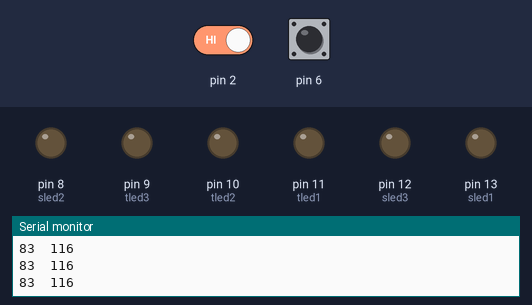
Recording of a sketch running on a simulated Arduino Uno, built with avr-gcc and run on an emulated ATmega328P. Shown: output pins drawn as LEDs (lit = HIGH), the last lines printed to the serial monitor. The test bench sets the inputs (shaded band); at power-on: pin 6 HIGH, pin 2 HIGH.

Above: at 1.2 s.
1.3 s: pin 6 pulled LOW for 1 s
At 3.4 s:
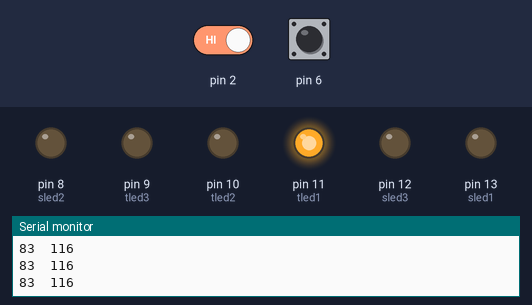
3.8 s: pin 6 pulled LOW for 3.2 s
At 7.5 s:
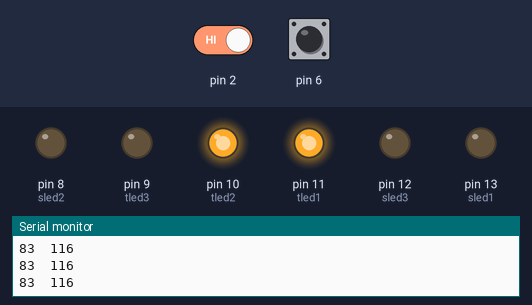
8.5 s: pin 6 pulled LOW for 1 s
At 10.7 s:
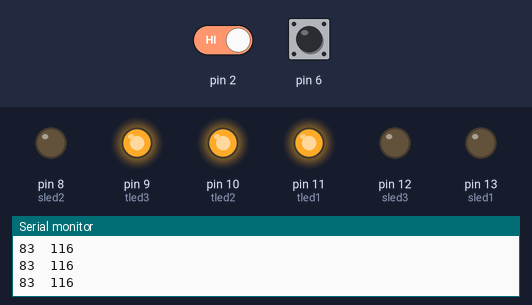
11.0 s: pin 2 driven LOW and pin 6 driven LOW
14.0 s: pin 6 driven HIGH
At 14.7 s:
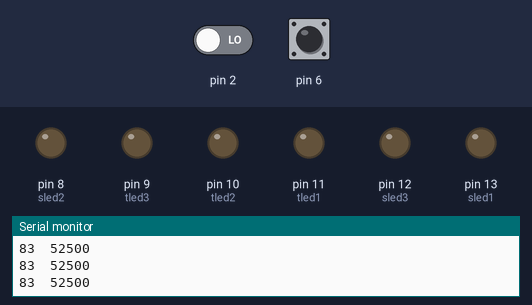
Timing chart, 0 to 16.5 s (numbered marks = the images above; inputs shaded):
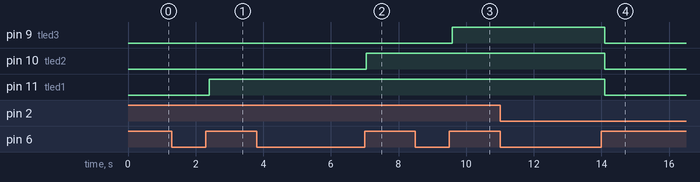

Measured:
- after the input at 1.3 s, pin 11 (tled1): LOW → HIGH after 1.1 s
- after the input at 3.8 s, pin 10 (tled2): LOW → HIGH after 3.2 s
- after the input at 8.5 s, pin 9 (tled3): LOW → HIGH after 1.1 s
- after the input at 14.0 s, pin 9 (tled3), pin 10 (tled2), pin 11 (tled1): HIGH → LOW after 0.10 s

The sketch:

TouchSense2.ino
```cpp
#include <CapacitiveSensor.h>

int tled1 = 11;
int tled2 = 10;
int tled3 = 9;
int sled1 = 13;
int sled2 = 8;
int sled3 = 12;

int tCounter = 0;
int tThreshold = 100;
int tCountThreshold = 3;
boolean tExceed = false;
int tLEDs = 0;

int sCounter = 0;
int sThreshold = 50;
int sCountThreshold = 3;
boolean sExceed = false;
int sLEDs = 0;

CapacitiveSensor   cs_7_6 = CapacitiveSensor(7,6);  // 10M resistor between pins 7 & 6, pin 6 is sensor pin
CapacitiveSensor   cs_4_2 = CapacitiveSensor(4,2);  // 10M resistor between pins 7 & 6, pin 6 is sensor pin

void setup()
{
  pinMode(tled1, OUTPUT);
  pinMode(tled2, OUTPUT);
  pinMode(tled3, OUTPUT);
  pinMode(sled1, OUTPUT);
  pinMode(sled2, OUTPUT);
  pinMode(sled3, OUTPUT);

  digitalWrite(tled1, LOW);
  digitalWrite(tled2, LOW);
  digitalWrite(tled3, LOW);
  digitalWrite(sled1, LOW);
  digitalWrite(sled2, LOW);
  digitalWrite(sled3, LOW);

   cs_7_6.set_CS_AutocaL_Millis(0xFFFFFFFF);     // turn off autocalibrate on channel 1 - just as an example
   cs_4_2.set_CS_AutocaL_Millis(0xFFFFFFFF);     // turn off autocalibrate on channel 1 - just as an example

   Serial.begin(9600);
}

void loop()
{
    long start = millis();
    long tVal =  cs_7_6.capacitiveSensor(250);
    long sVal =  cs_4_2.capacitiveSensor(350);

    Serial.print(tVal);        // check on performance in milliseconds
    Serial.print("\t");                    // tab character for debug windown spacing

    Serial.print(sVal);                  // print sensor output 1
    Serial.println("\t");

    delay(10);                             // arbitrary delay to limit data to serial port

    if(tVal >= tThreshold){
      tCounter++;
      tExceed = true;
    }

    if(tVal < tThreshold){
      tExceed = false;
    }

    if(tCounter >= tCountThreshold && !tExceed){
      tLEDs = tLEDs + 1;
      if(tLEDs==4){
        tLEDs = 0;
      }
      tCounter=0;
    }

    if(tLEDs == 0){
      digitalWrite(tled1, LOW);
      digitalWrite(tled2, LOW);
      digitalWrite(tled3, LOW);
    }else if(tLEDs == 1){
      digitalWrite(tled1, HIGH);
      digitalWrite(tled2, LOW);
      digitalWrite(tled3, LOW);
    }else if(tLEDs == 2){
      digitalWrite(tled1, HIGH);
      digitalWrite(tled2, HIGH);
      digitalWrite(tled3, LOW);
    }else if(tLEDs == 3){
      digitalWrite(tled1, HIGH);
      digitalWrite(tled2, HIGH);
      digitalWrite(tled3, HIGH);
    }


    //Sense block
    if(sVal >= sThreshold){
      sCounter++;
      sExceed = true;
    }

    if(sVal < sThreshold){
      sExceed = false;
    }

    if(sCounter >= sCountThreshold && !sExceed){
      sLEDs = sLEDs + 1;
      if(sLEDs==4){
        sLEDs = 0;
      }
      sCounter=0;
    }

    if(sLEDs == 0){
      digitalWrite(sled1, LOW);
      digitalWrite(sled2, LOW);
      digitalWrite(sled3, LOW);
    }else if(sLEDs == 1){
      digitalWrite(sled1, HIGH);
      digitalWrite(sled2, LOW);
      digitalWrite(sled3, LOW);
    }else if(sLEDs == 2){
      digitalWrite(sled1, HIGH);
      digitalWrite(sled2, HIGH);
      digitalWrite(sled3, LOW);
    }else if(sLEDs == 3){
      digitalWrite(sled1, HIGH);
      digitalWrite(sled2, HIGH);
      digitalWrite(sled3, HIGH);
    }


}
```
